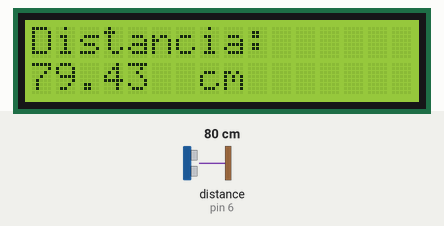
Simulated run of this sketch. Board: Arduino Uno, built with avr-gcc and run on an emulated ATmega328P. Shown: 16×2 character LCD. Wiring (inferred from the names in the program): ultrasonic range finder: trigger pin 9; echo pin 6. The inputs (shaded band) are chosen by the test bench; at power-on: distance to the obstacle (sensor on pin 6) 80 cm. The echo pulse lasts 58.3 µs per cm.

Above: at 6.2 s.
6.3 s: distance to the obstacle (sensor on pin 6) set to 2 cm
At 7.5 s:
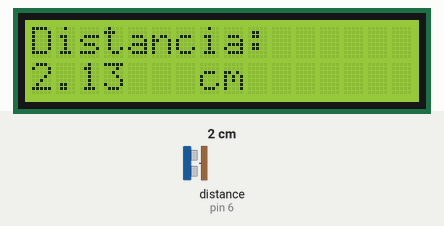
7.8 s: distance to the obstacle (sensor on pin 6) set to 18 cm
At 9.3 s:
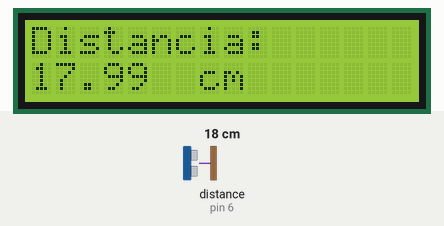
9.6 s: distance to the obstacle (sensor on pin 6) set to 4 cm
At 10.2 s:
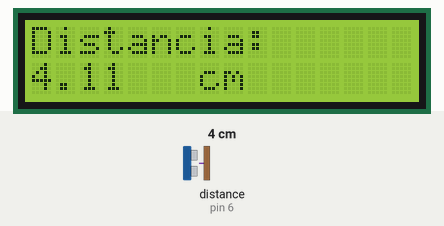
Timing chart, 0 to 12.6 s (numbered marks = the images above; inputs shaded):
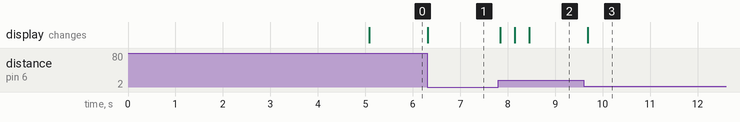

Measured:
- after the input at 6.3 s, the display: changes at once (image 1)
- after the input at 7.8 s, the display: changes after 0.05 s (image 2)
- after the input at 9.6 s, the display: changes after 0.09 s (image 3)

The sketch:

Trabalho_ICP.ino
```cpp
// TÍTULO: Programa Para Medição de Distâncias com Sensor Ultrassônico HC-SR04
// AUTOR: Ângelo Meneguini

#include <LiquidCrystal.h>              // Adiciona a biblioteca para display de LCD

#define trigger 9                       // Declara que o pino de trigger estará na porta 4
#define echo 6                          // Declara que o pino de echo estará na porta 5
float distancia = 0;                    // Cria a variável para receber o valor da distância
float tempo = 0;                        // Cria a variável para recer o valor do tempo lido do pino 5

LiquidCrystal lcd(12,11, 5, 4, 3, 2);   // Define os pinos que são utilizados para conexão do display

void setup() {
  Serial.begin(9600);
  pinMode(trigger, OUTPUT);             // Configura o trigger como saída
  digitalWrite(trigger, LOW);           // Configura o trigger em nível baixo inicialmente
  pinMode(echo, INPUT);                 // Configura o echo como entrada de sinal digital
  lcd.begin(16,2);                      // Configura e inicia o display como sendo de 16 colunas e 2 linhas
  lcd.clear();                          // Limpa qualquer informação armazenada em cache
  lcd.setCursor(3,0);                   // Posiciona o cursor na quarta coluna e primeira linha
  lcd.print("Trabalho:");                 // Escreve a primeira frase no display "Sensor"
  lcd.setCursor(1,1);                   // Posiciona o cursor na segunda coluna e segunda linha
  lcd.print("Sensor Ultrassonico");            // Escreve a segunda frase no display "Ultrassonico"
  delay(5000);

}

void loop() {
  distancia = 0;
  digitalWrite(trigger, HIGH);          // Aciona o trigger por 10 microsegundos
  delayMicroseconds(10);
  digitalWrite(trigger, LOW);

  tempo = pulseIn(echo, HIGH);          // Lê o tempo em que echo permanece em nivel alto, tempo dado em microsegundos
  tempo = tempo/1000000;                // Converte o tempo para segundos
  distancia = ((tempo*340)*50) + 0.45;           // Calcula a distancia com base na equação fornecida no datasheet

  lcd.clear();                          // Limpa o display
  lcd.setCursor(0,0);                   // Posiciona o cursor
  lcd.print("Distancia:");        // Escreve no display "Distancia Medida"
  lcd.setCursor(0,1);                   // Posiciona o cursor
  lcd.print(distancia);                 // Escreve a distancia calculada em centímetros
  lcd.setCursor(7,1);                   // Posiciona o cursor
  lcd.print("cm");                      // Escreve a unidade de medida da distância

  delay(300);                           // Intervalo até a próxima medida
}
```
